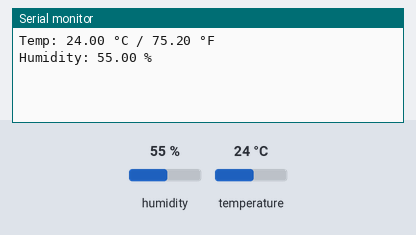
Recording of a sketch running on a simulated ESP32. Parts: the last lines printed to the serial monitor. Inputs (shaded band) come from the test bench; at power-on: humidity 55 %, temperature 24 °C.

Above: at 3.2 s.
3.3 s: humidity set to 22 %
At 5.8 s:
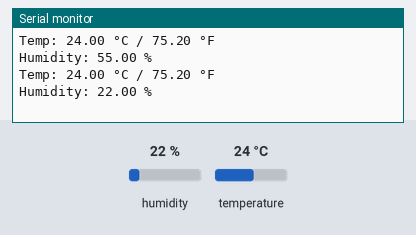
7.1 s: temperature set to 12 °C
At 9.0 s:
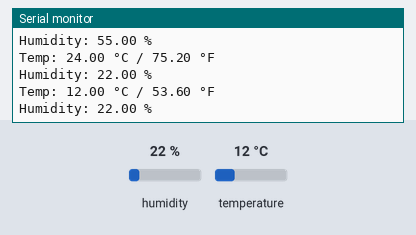
10.9 s: humidity set to 40 %
At 12.1 s:
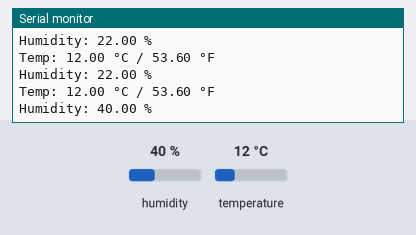
Timing chart, 0 to 13.9 s (numbered marks = the images above; inputs shaded):
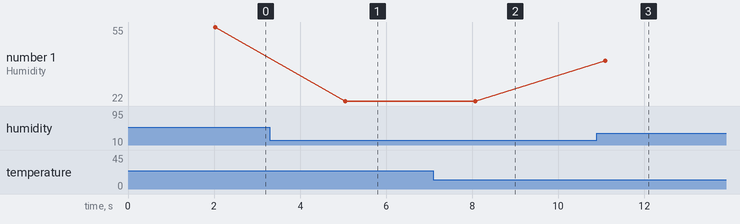

Measured:
- after the input at 3.3 s, the serial monitor: prints a new line after 1.7 s (image 1)
- after the input at 7.1 s, the serial monitor: prints a new line after 0.97 s (image 2)
- after the input at 10.9 s, the serial monitor: prints a new line after 0.19 s (image 3)
- plotted number 1: 55 → 22 after the input at 3.3 s, 22 → 40 after the input at 10.9 s

The sketch:

External_Thermometer_and_Himudity.ino
```cpp
#include <DHT.h>

DHT dht(26, DHT11); //using pin 26 for data

void setup() {
  // put your setup code here, to run once:
  dht.begin();
  delay(2000);

  Serial.begin(9600);  //using serial 9600
}

void loop() {
  // put your main code here, to run repeatedly:
  float temp_C = dht.readTemperature();
  float temp_F = dht.readTemperature(true);
  float humidity = dht.readHumidity();
  Serial.print("Temp: ");
  Serial.print(temp_C);
  Serial.print(" °C / ");
  Serial.print(temp_F);
  Serial.println(" °F ");
  Serial.print("Humidity: ");
  Serial.print(humidity);
  Serial.println(" % ");
  delay(3000);

}
```
